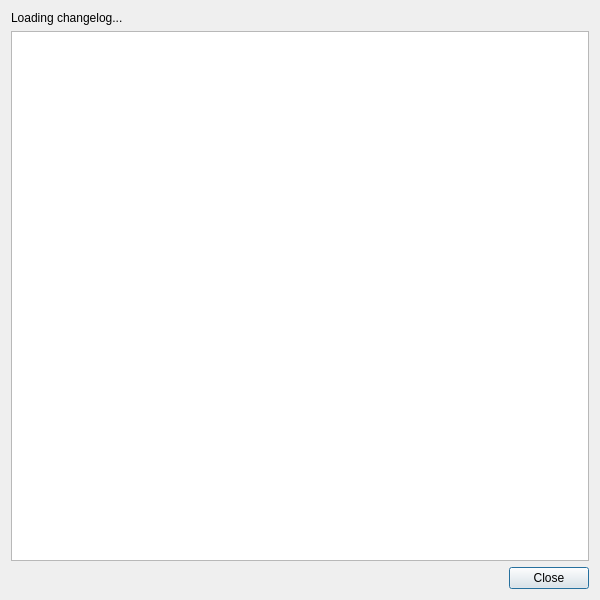
<?xml version="1.0" encoding="UTF-8"?>
<ui version="4.0">
 <class>NexusChangelogDialog</class>
 <widget class="QDialog" name="NexusChangelogDialog">
  <property name="geometry">
   <rect>
    <x>0</x>
    <y>0</y>
    <width>600</width>
    <height>600</height>
   </rect>
  </property>
  <property name="windowTitle">
   <string>Changelog</string>
  </property>
  <layout class="QVBoxLayout" name="verticalLayout">
   <item>
    <widget class="QLabel" name="status_label">
     <property name="text">
      <string>Loading changelog...</string>
     </property>
    </widget>
   </item>
   <item>
    <widget class="QTextBrowser" name="changelog">
     <property name="openExternalLinks">
      <bool>true</bool>
     </property>
    </widget>
   </item>
   <item>
    <widget class="QDialogButtonBox" name="button_box">
     <property name="standardButtons">
      <set>QDialogButtonBox::Close</set>
     </property>
    </widget>
   </item>
  </layout>
 </widget>
 <resources/>
 <connections>
  <connection>
   <sender>button_box</sender>
   <signal>rejected()</signal>
   <receiver>NexusChangelogDialog</receiver>
   <slot>reject()</slot>
  </connection>
  <connection>
   <sender>button_box</sender>
   <signal>accepted()</signal>
   <receiver>NexusChangelogDialog</receiver>
   <slot>accept()</slot>
  </connection>
 </connections>
</ui>
